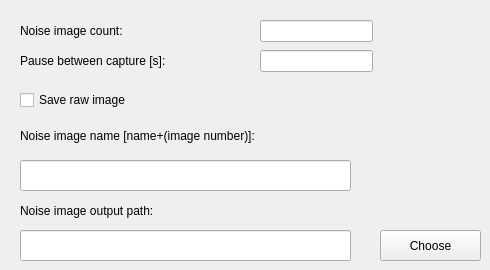
    <widget class="QWidget" name="tab_3">
     <attribute name="title">
      <string>Noise Settings</string>
     </attribute>
     <widget class="QLabel" name="label_11">
      <property name="geometry">
       <rect>
        <x>20</x>
        <y>20</y>
        <width>191</width>
        <height>21</height>
       </rect>
      </property>
      <property name="text">
       <string>Noise image count:</string>
      </property>
     </widget>
     <widget class="QLineEdit" name="lineEdit_10">
      <property name="geometry">
       <rect>
        <x>260</x>
        <y>20</y>
        <width>113</width>
        <height>22</height>
       </rect>
      </property>
     </widget>
     <widget class="QLabel" name="label_12">
      <property name="geometry">
       <rect>
        <x>20</x>
        <y>50</y>
        <width>211</width>
        <height>21</height>
       </rect>
      </property>
      <property name="text">
       <string>Pause between capture [s]:</string>
      </property>
     </widget>
     <widget class="QLineEdit" name="lineEdit_11">
      <property name="geometry">
       <rect>
        <x>260</x>
        <y>50</y>
        <width>113</width>
        <height>22</height>
       </rect>
      </property>
     </widget>
     <widget class="QLineEdit" name="lineEdit_12">
      <property name="geometry">
       <rect>
        <x>20</x>
        <y>230</y>
        <width>331</width>
        <height>31</height>
       </rect>
      </property>
     </widget>
     <widget class="QLabel" name="label_13">
      <property name="geometry">
       <rect>
        <x>20</x>
        <y>200</y>
        <width>241</width>
        <height>21</height>
       </rect>
      </property>
      <property name="text">
       <string>Noise image output path:</string>
      </property>
     </widget>
     <widget class="QLabel" name="label_14">
      <property name="geometry">
       <rect>
        <x>20</x>
        <y>120</y>
        <width>451</width>
        <height>31</height>
       </rect>
      </property>
      <property name="text">
       <string>Noise image name [name+(image number)]:</string>
      </property>
     </widget>
     <widget class="QLineEdit" name="lineEdit_13">
      <property name="geometry">
       <rect>
        <x>20</x>
        <y>160</y>
        <width>331</width>
        <height>31</height>
       </rect>
      </property>
     </widget>
     <widget class="QPushButton" name="pushButton_2">
      <property name="geometry">
       <rect>
        <x>380</x>
        <y>230</y>
        <width>101</width>
        <height>31</height>
       </rect>
      </property>
      <property name="text">
       <string>Choose</string>
      </property>
     </widget>
     <widget class="QCheckBox" name="checkBox_6">
      <property name="geometry">
       <rect>
        <x>20</x>
        <y>90</y>
        <width>281</width>
        <height>20</height>
       </rect>
      </property>
      <property name="text">
       <string>Save raw image</string>
      </property>
     </widget>
    </widget>
